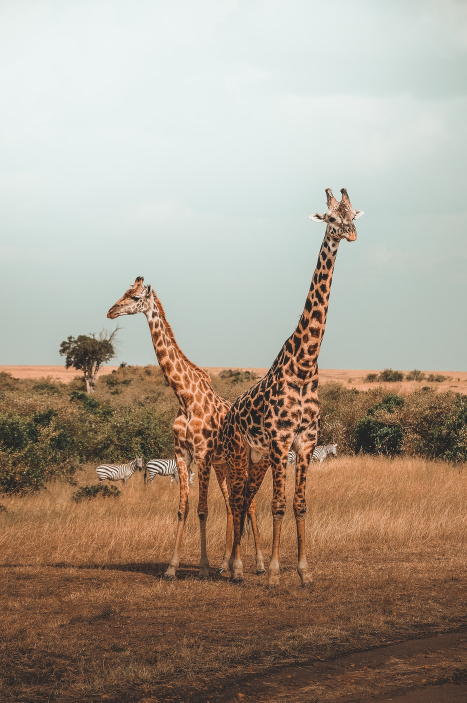
#> input picture DATA/giraffes.jpg, 933 x 1405 px (shown at 1/2 size)
$ jupyter execute 07-Image-Processing-Assessment.ipynb   (shell and % lines are left out)   (older library calls are emulated)
#> lines starting #> are read from the running program, lines starting #| are printed output that depends on the picture; after the words box and inside, x2 and y2 are one past the last pixel; in counts of white or black regions, pixels touching at a corner belong together
<a href="https://www.pieriandata.com"></a>
*Copyright Pierian Data Inc.*

# Image Processing Assessment

Complete the tasks in bold below! Feel free to treat this as a code along by skipping this assessment lecture and moving straight to the solutions lecture!

**Some Useful Code is already here for you in the cells below:**

[cell 1]
import cv2
import matplotlib.pyplot as plt
import numpy as np

[cell 2]
def display_img(img,cmap=None):
    fig = plt.figure(figsize=(12,10))
    ax = fig.add_subplot(111)
    ax.imshow(img,cmap)

**TASK: Open and display the giaraffes.jpg image that is located in the DATA folder.**

[cell 3]
graf_img = cv2.imread("../DATA/giraffes.jpg")
#> graf_img is the input picture: shape (1405, 933, 3); mean B, G, R 141.5, 156.6, 170.1

[cell 4]
graf_img = cv2.cvtColor(graf_img, cv2.COLOR_BGR2RGB)
display_img(graf_img)

**TASK:Apply a binary threshold onto the image.**

[cell 5]
graf_img = cv2.imread("../DATA/giraffes.jpg", 0)
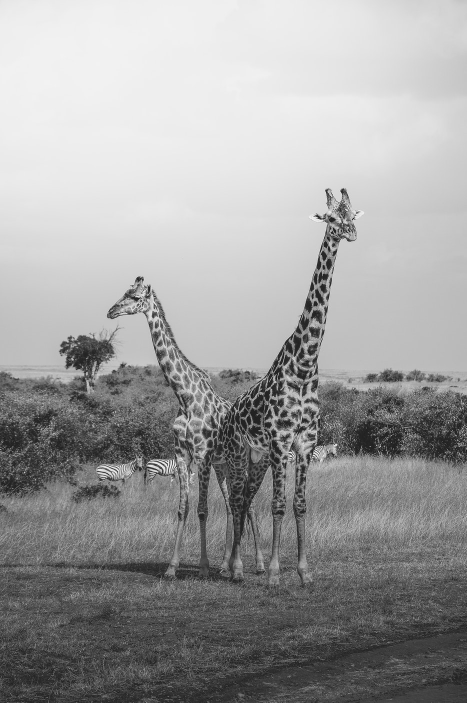
#> graf_img: shape (1405, 933) (shown at 1/2 size); min 0, max 255, mean 158.9
ret, binary_img = cv2.threshold(graf_img, 127, 255, cv2.THRESH_BINARY)
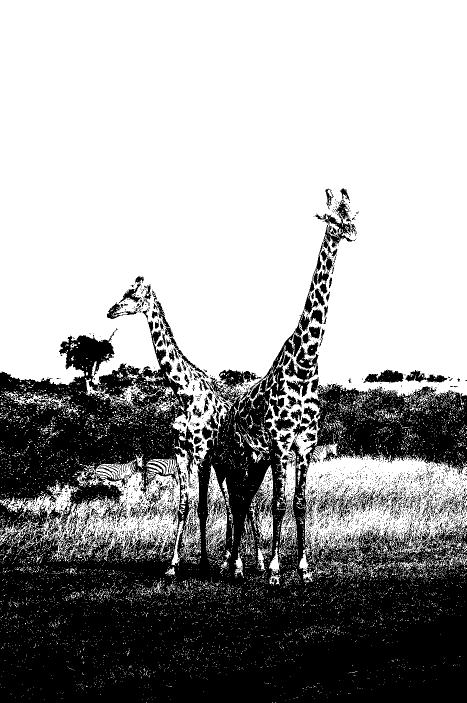
#> binary_img: shape (1405, 933) (shown at 1/2 size); 62.8% white; 3318 black regions (3125 under 20 px), largest, box (x1, y1, x2, y2) and area: (0, 399, 933, 1405) 450228, (569, 693, 637, 794) 2670, (438, 739, 523, 781) 1552
# th2 = cv2.adaptiveThreshold(graf_img, 255, cv2.ADAPTIVE_THRESH_MEAN_C, cv2.THRESH_BINARY, 11, 8)

[cell 6]
display_img(binary_img, "gray")

**TASK: Open the giaraffes.jpg file from the DATA folder and convert its colorspace to  HSV and display the image.**

[cell 7]
graf_img = cv2.imread("../DATA/giraffes.jpg")
graf_img = cv2.cvtColor(graf_img, cv2.COLOR_BGR2HSV)
#> graf_img: shape (1405, 933, 3); mean H, S, V 45.9, 68, 174.9

[cell 8]
display_img(graf_img)

**TASK: Create a low pass filter with a 4 by 4 Kernel filled with values of 1/10 (0.01) and then use 2-D Convolution to blur the giraffer image (displayed in normal RGB)**

[cell 9]
kernel = np.ones((4, 4), dtype=np.float32) * 0.1

[cell 10]
kernel

[cell 11]
graf_img = cv2.imread("../DATA/giraffes.jpg")
graf_img = cv2.cvtColor(graf_img, cv2.COLOR_BGR2RGB)
dst = cv2.filter2D(graf_img, -1, kernel)
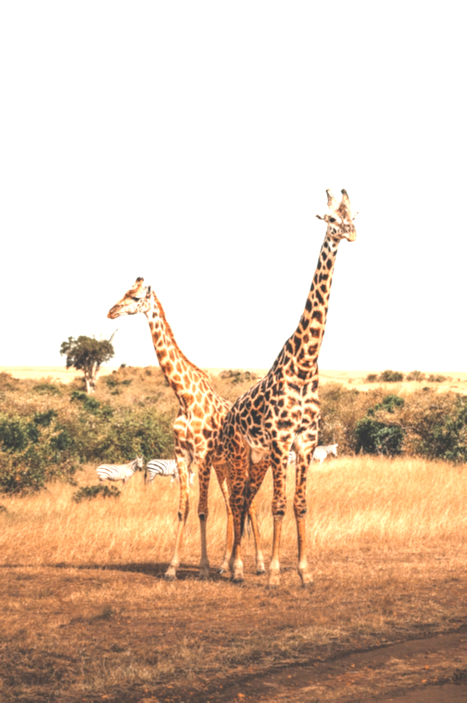
#> dst: shape (1405, 933, 3) (shown at 1/2 size); mean R, G, B 223.4, 200.2, 179.1

[cell 12]
display_img(dst)

**TASK: Create a Horizontal Sobel Filter (sobelx from our lecture) with a kernel size of 5 to the grayscale version of the giaraffes image and then display the resulting gradient filtered version of the image.**

[cell 13]
graf_img = cv2.imread("../DATA/giraffes.jpg", 0)

[cell 14]
sobel_x = cv2.Sobel(graf_img, cv2.CV_64F, 1, 0, 5)
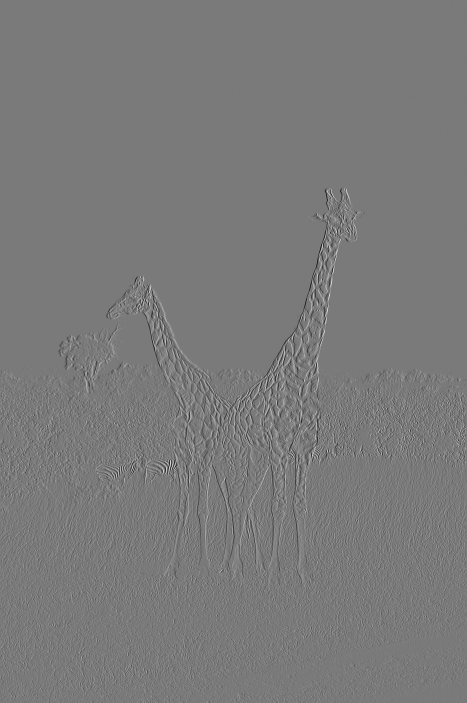
#> sobel_x: shape (1405, 933) float64 (shown at 1/2 size); min -845, max 917, mean -0.1; drawn with min black and max white

[cell 15]
display_img(sobel_x, "gray")

**TASK: Plot the color histograms for the RED, BLUE, and GREEN channel of the giaraffe image. Pay careful attention to the ordering of the channels.**

[cell 16]
graf_img = cv2.imread("../DATA/giraffes.jpg")
graf_img = cv2.cvtColor(graf_img, cv2.COLOR_BGR2RGB)
colors = ('r', 'g', 'b')
for i, col in enumerate(colors):
    hist_values = cv2.calcHist([graf_img], channels=[i], mask=None, histSize=[256], ranges=[0,256])
    plt.plot(hist_values, color=col)
    plt.xlim([0, 270])
    plt.ylim([0, 50000])
plt.title("Giaraffes Histograms")
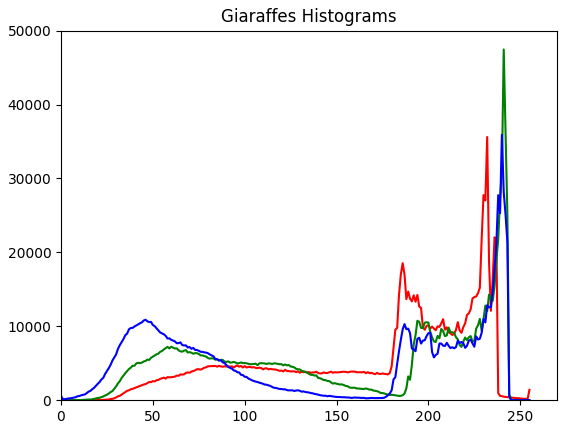
#> figure drawn by matplotlib, 1 panel; curve peaks at x = 232, y = 35603; curve peaks at x = 241, y = 47449; curve peaks at x = 240, y = 35899

$ run again, with DATA/Nadia_Murad.jpg copied over DATA/giraffes.jpg
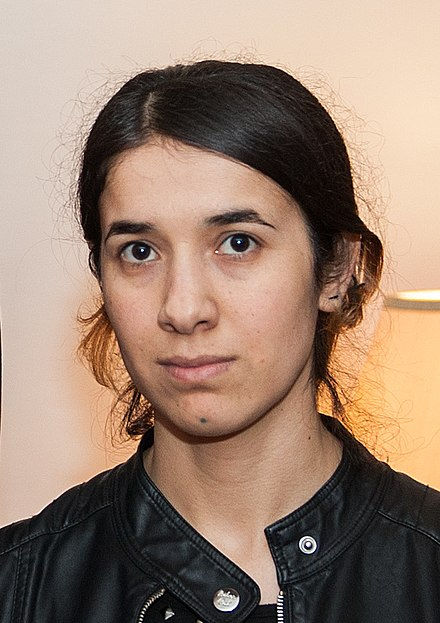
#> input picture DATA/Nadia_Murad.jpg, 440 x 623 px
#> graf_img is the input picture: shape (623, 440, 3); mean B, G, R 112.7, 129.2, 153.8
#> `ret, binary_img = cv2.threshold(graf_img, 127, 255, cv2.THRESH_BINARY)`:
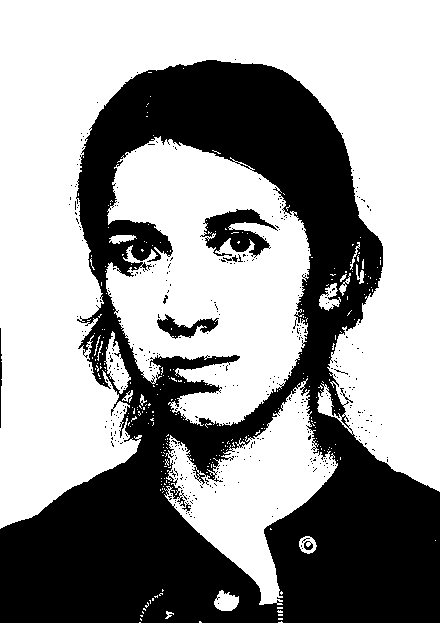
#> binary_img: shape (623, 440); 60.3% white; 403 black regions (394 under 20 px), largest, box (x1, y1, x2, y2) and area: (0, 60, 440, 623) 105257, (200, 209, 278, 258) 1831, (157, 314, 219, 339) 662
#> `[cell 16] graf_img = cv2.imread("../DATA/giraffes.jpg") graf_img = cv2..`:
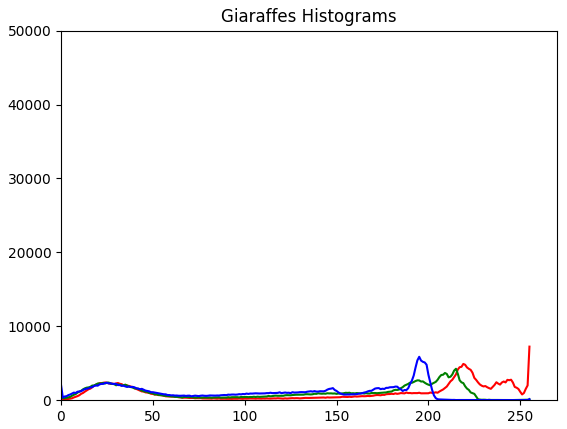
#> figure drawn by matplotlib, 1 panel; curve peaks at x = 255, y = 7247; curve peaks at x = 215, y = 4251; curve peaks at x = 195, y = 5871
